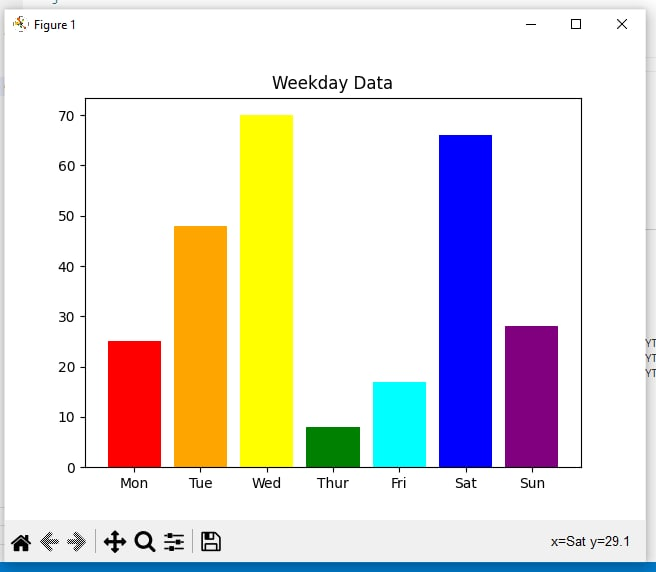

Generate this figure with Python:
import numpy as np
import matplotlib.pyplot as plt
import numpy as np
import matplotlib.pyplot as plt


fig, ax = plt.subplots()

days=['Mon','Tue','Wed','Thur','Fri','Sat','Sun']
colors=['Red','Orange','Yellow','Green','Cyan','Blue','Purple']
counts=[25,48,70, 8, 17,66, 28]

ax.bar(days, counts, color=colors)

ax.set_title('Weekday Data')

plt.show()
import matplotlib.pyplot as plt
import numpy as np

 

'''days =['Mon','Tue','Wed','Thur','Fri','Sat','Sun']
data = np.random.gamma(4, scale=0.2, size=1000)*110+1910
colors = ['aqua', 'red', 'gold', 'royalblue', 'darkorange', 'green', 'purple', 'cyan', 'yellow', 'lime']

 

fig, ax = plt.subplots(figsize=(8,4), facecolor='w')
cnts, values, bars = ax.hist(data, edgecolor='k', bins=days)
ax.set_xticks(days)

 

for i, (cnt, value, bar) in enumerate(zip(cnts, values, bars)):
    bar.set_facecolor(colors[i % len(colors)])
plt.show()'''
